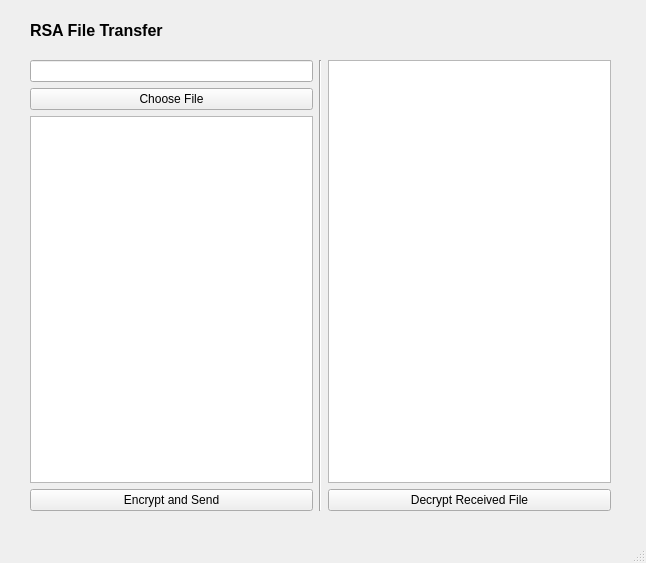
<?xml version="1.0" encoding="UTF-8"?>
<ui version="4.0">
 <class>MainWindow</class>
 <widget class="QMainWindow" name="MainWindow">
  <property name="geometry">
   <rect>
    <x>0</x>
    <y>0</y>
    <width>646</width>
    <height>563</height>
   </rect>
  </property>
  <property name="windowTitle">
   <string>File Transfer</string>
  </property>
  <widget class="QWidget" name="centralwidget">
   <widget class="QWidget" name="horizontalLayoutWidget">
    <property name="geometry">
     <rect>
      <x>30</x>
      <y>60</y>
      <width>581</width>
      <height>451</height>
     </rect>
    </property>
    <layout class="QHBoxLayout" name="mainLayout">
     <property name="sizeConstraint">
      <enum>QLayout::SetMaximumSize</enum>
     </property>
     <item>
      <layout class="QVBoxLayout" name="senderLayout">
       <property name="sizeConstraint">
        <enum>QLayout::SetMaximumSize</enum>
       </property>
       <item>
        <widget class="QLineEdit" name="filePathTextBox"/>
       </item>
       <item>
        <widget class="QPushButton" name="filePathBtn">
         <property name="text">
          <string>Choose File</string>
         </property>
        </widget>
       </item>
       <item>
        <widget class="QPlainTextEdit" name="senderTextBox"/>
       </item>
       <item>
        <widget class="QPushButton" name="encryptFileBtn">
         <property name="text">
          <string>Encrypt and Send</string>
         </property>
        </widget>
       </item>
      </layout>
     </item>
     <item>
      <widget class="Line" name="line">
       <property name="orientation">
        <enum>Qt::Vertical</enum>
       </property>
      </widget>
     </item>
     <item>
      <layout class="QVBoxLayout" name="receiverLayout">
       <property name="sizeConstraint">
        <enum>QLayout::SetMaximumSize</enum>
       </property>
       <item>
        <widget class="QPlainTextEdit" name="receivedTextBox"/>
       </item>
       <item>
        <widget class="QPushButton" name="decryptFileBtn">
         <property name="text">
          <string>Decrypt Received File</string>
         </property>
        </widget>
       </item>
      </layout>
     </item>
    </layout>
   </widget>
   <widget class="QLabel" name="label">
    <property name="geometry">
     <rect>
      <x>30</x>
      <y>20</y>
      <width>401</width>
      <height>21</height>
     </rect>
    </property>
    <property name="font">
     <font>
      <pointsize>12</pointsize>
      <weight>75</weight>
      <bold>true</bold>
     </font>
    </property>
    <property name="text">
     <string>RSA File Transfer</string>
    </property>
   </widget>
  </widget>
  <widget class="QStatusBar" name="statusbar"/>
 </widget>
 <resources/>
 <connections/>
</ui>
